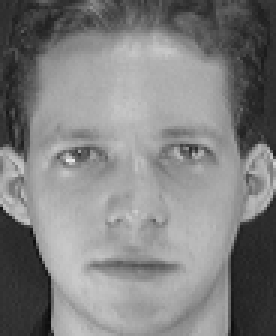
%> input picture VISION POR COMPUTADORA/EJERCICIOS/CAPITULO 5/Code/Face1.bmp, 92 x 112 px (shown 3 times larger)
$ octave 'Registrador de caras.m'   (GNU Octave 9; MATLAB toolbox functions it lacks are replaced by stand-ins)
%> lines starting %> are read from the running program, lines starting %| are printed output that depends on the picture
%% Cargar las imagenes de los rostros %%
ruta1 = "Face1.bmp"
ruta2 = "Face2.bmp"
im1 = imread(ruta1);
%> im1 is the input picture: size 112x92 uint8; min 11, max 234, mean 128.3
im2 = imread(ruta2);
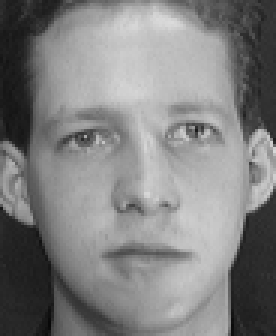
%> input picture VISION POR COMPUTADORA/EJERCICIOS/CAPITULO 5/Code/Face2.bmp, 92 x 112 px (shown 3 times larger)
%> im2 is the input picture: size 112x92 uint8; min 8, max 219, mean 128.4

%% Mostrar la imagen %%
subplot(1,2,1)
imshow(im1)
subplot(1,2,2)
imshow(im2)

%% Aplicar los filtros %%
scale = 0.7;
distorted = imresize(im1,scale); % Try varying the scale factor.
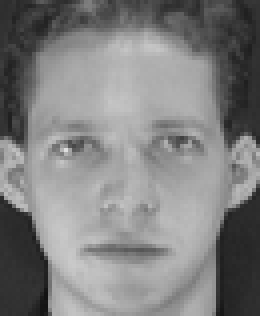
%> distorted: size 79x65 uint8 (shown 4 times larger); min 19, max 222, mean 128.3
theta = 30;
distorted = imrotate(distorted,theta); % Try varying the angle, theta.
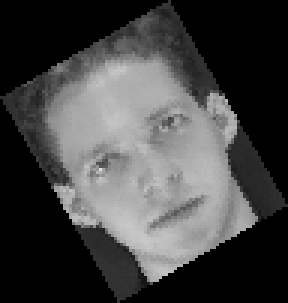
%> distorted: size 101x96 uint8 (shown 3 times larger); min 0, max 222, mean 68

%% Visualización de la cara 1 %%
subplot(1,2,1)
imagesc(im1)
subplot(1,2,2)
imagesc(distorted)
colormap(gray)


%% Pelearme con el registrador de landmarks %%
%> (the run ends here)
